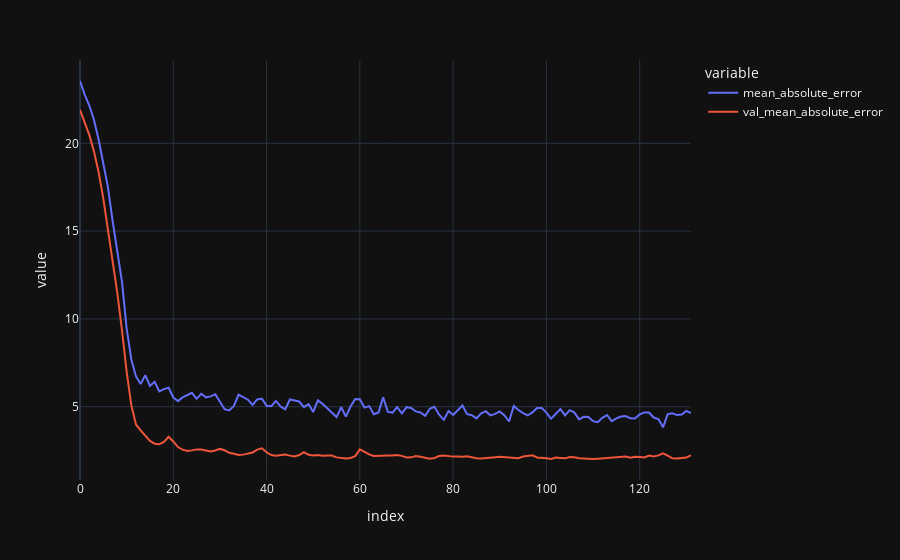

Source (notebook cell):
### Code cell
plot_mean_absolute_error(history)

### Figure 1 — Plotly figure (JSON) as saved in the notebook; plotly's stock layout.template omitted (floating-point values rounded to 4 significant figures; data arrays with more than 128 entries replaced by an {"elided": "..."} marker saying what was removed)
{"data": [{"hovertemplate": "variable=mean_absolute_error<br>index=%{x}<br>value=%{y}<extra></extra>", "legendgroup": "mean_absolute_error", "line": {"color": "#636efa", "dash": "solid"}, "marker": {"symbol": "circle"}, "mode": "lines", "name": "mean_absolute_error", "orientation": "v", "showlegend": true, "x": {"elided": "132 int values"}, "xaxis": "x", "y": {"elided": "132 float values"}, "yaxis": "y", "type": "scatter"}, {"hovertemplate": "variable=val_mean_absolute_error<br>index=%{x}<br>value=%{y}<extra></extra>", "legendgroup": "val_mean_absolute_error", "line": {"color": "#EF553B", "dash": "solid"}, "marker": {"symbol": "circle"}, "mode": "lines", "name": "val_mean_absolute_error", "orientation": "v", "showlegend": true, "x": {"elided": "132 int values"}, "xaxis": "x", "y": {"elided": "132 float values"}, "yaxis": "y", "type": "scatter"}], "layout": {"xaxis": {"anchor": "y", "domain": [0.0, 1.0], "title": {"text": "index"}}, "yaxis": {"anchor": "x", "domain": [0.0, 1.0], "title": {"text": "value"}}, "legend": {"title": {"text": "variable"}, "tracegroupgap": 0}, "margin": {"t": 60}}}
